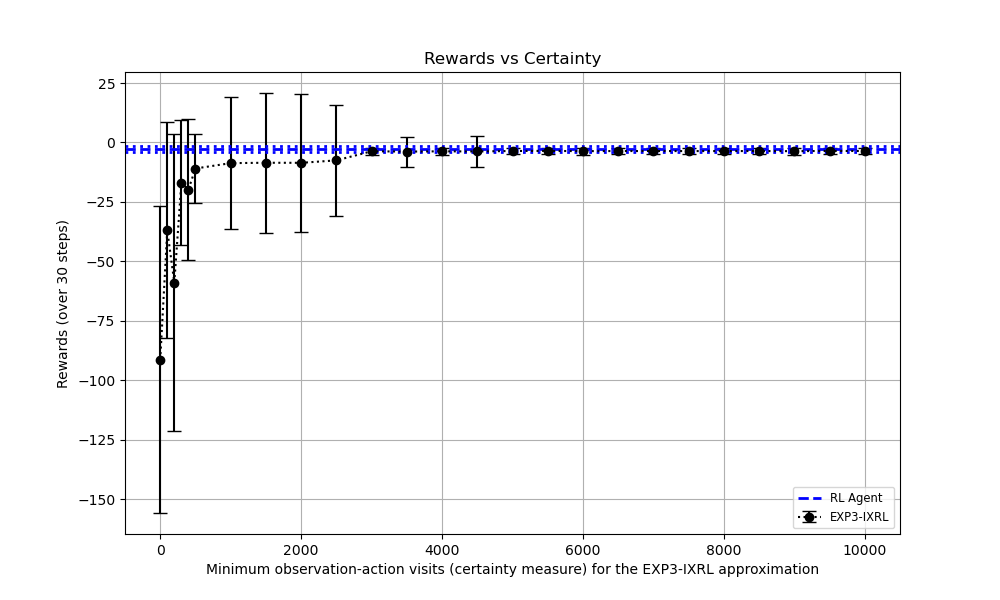

The Python source for this figure:
import matplotlib.pyplot as plt
import pandas as pd
import os

# Directory containing the files
directory = "/scratch/egraham/CASTLE-GT/RL/CC2-Cardiff-implementation/GT-Cardiff-CC2/Evaluation/plotting"

if not os.path.exists(directory):
    print(f"Directory does not exist: {directory}")
else:
    print(f"Directory found: {directory}")
    balances = []
    means = []
    std_devs = []

    # Iterate over each file in the directory
    for filename in sorted(os.listdir(directory)):
        if filename.startswith("PPOxCCE_z") and filename.endswith(".txt"):
            file_path = os.path.join(directory, filename)
            balance = int(filename.split('z')[1].split('.')[0])

            with open(file_path, 'r') as file:
                lines = file.readlines()

            for line in lines:
                if line.startswith("steps: 30"):
                    parts = line.split(',')
                    mean = float(parts[2].split('mean: ')[1].strip())
                    std_dev = float(parts[3].split('standard deviation')[1].strip())
                    
                    balances.append(balance)
                    means.append(mean)
                    std_devs.append(std_dev)
                    break

    # DataFrame from the collected data
    data = pd.DataFrame({
        'Balance': balances,
        'Mean': means,
        'Standard Deviation': std_devs
    })

  
    data_sorted = data.sort_values(by='Balance')

    # Plotting RLxCCE Agent
    plt.figure(figsize=(10, 6))
    plt.errorbar(data_sorted['Balance'], data_sorted['Mean'], yerr=data_sorted['Standard Deviation'], fmt='o:', capsize=5, color='black', label='EXP3-IXRL')

    # Mean Lines for purely PPO RL Agent (Red) and Extended (fully) Training RL Agent (Dark Green)
    rl_mean = -2.9102
    rl_std = 1.23672367
    plt.axhline(y=rl_mean, color='blue', linestyle='dashed', linewidth=2, label='RL Agent')
    plt.axhline(y=rl_mean + rl_std, color='blue', linestyle=':', linewidth=2)
    plt.axhline(y=rl_mean - rl_std, color='blue', linestyle=':', linewidth=2)


    plt.title('Rewards vs Certainty')
    plt.xlabel('Minimum observation-action visits (certainty measure) for the EXP3-IXRL approximation')
    plt.ylabel('Rewards (over 30 steps)')
    plt.grid(True)
    plt.legend(loc='lower right', fontsize='small')

    plt.savefig('/scratch/egraham/CASTLE-GT/RL/CC2-Cardiff-implementation/GT-Cardiff-CC2/Results/plot.png')